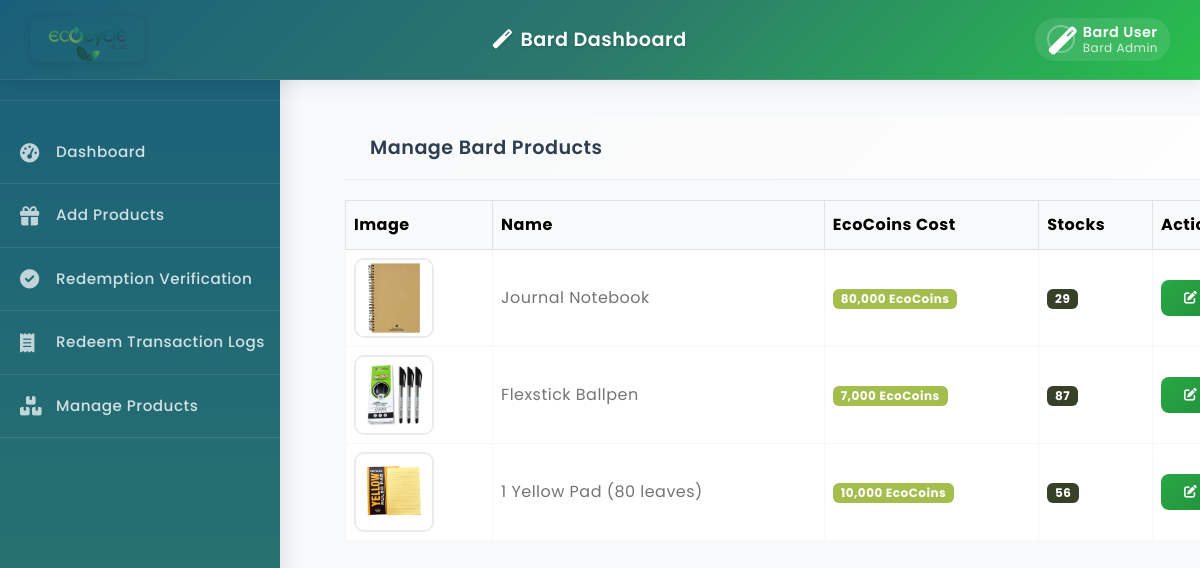
/admin/managebardproducts.php, run on an earlier commit of the app's database.
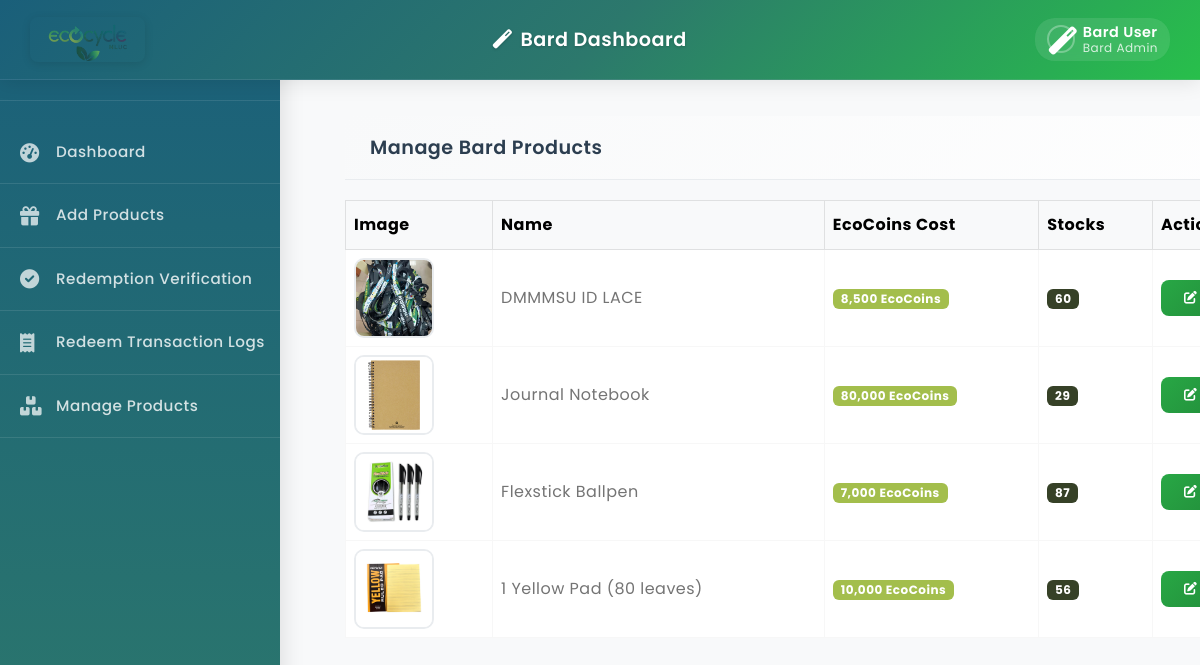
And on a later commit of the database.
### tables this page shows
CREATE TABLE `bardproducts` (
  `id` int(11) NOT NULL AUTO_INCREMENT,
  `name` varchar(255) NOT NULL,
  `description` text DEFAULT NULL,
  `ecocoins_cost` int(11) NOT NULL,
  `stocks` int(11) NOT NULL DEFAULT 0,
  `image` varchar(255) DEFAULT NULL,
  `created_at` timestamp NOT NULL DEFAULT current_timestamp(),
  `updated_at` timestamp NOT NULL DEFAULT current_timestamp() ON UPDATE current_timestamp(),
  PRIMARY KEY (`id`)
);

### admin/managebardproducts.php (the view, shortened to what this page needs)
<?php
include '../config/database.php';
$products = [];
try {
    $stmt = $pdo->query("SELECT * FROM bardproducts ORDER BY created_at DESC");
    $products = $stmt->fetchAll();
} catch (Exception $e) {
    $error_message = $e->getMessage();
}
include 'bardheader.php';
?>
<!DOCTYPE html>
<html lang="en">
<head>
    <link href="https://cdn.jsdelivr.net/npm/bootstrap@5.3.0-alpha3/dist/css/bootstrap.min.css" rel="stylesheet">
    <link rel="stylesheet" href="https://cdnjs.cloudflare.com/ajax/libs/font-awesome/6.0.0-beta3/css/all.min.css">
    <link rel="stylesheet" type="text/css" href="../css/vendor.css">
    <link rel="stylesheet" type="text/css" href="../style.css">
</head>
<body>
<?php include 'bardsidebar.php'; ?>
<div class="main-content">
    <div class="container-fluid">
    <div class="products-card" style="background:transparent;box-shadow:none;border:none;">
            <div class="card-header">
                <h5 class="card-title">Manage Bard Products</h5>
            </div>
            <div class="card-body">
                <?php if (empty($products)): ?>
                    <div class="empty-state">
                        <i class="fas fa-box-open"></i>
                        <h4>No Products Found</h4>
                        <p>No bard products have been added yet.</p>
                    </div>
                <?php else: ?>
                <div class="table-responsive">
                    <table class="table table-bordered table-hover align-middle">
                        <thead class="table-light">
                            <tr>
                                <th>Image</th>
                                <th>Name</th>
                                <th>EcoCoins Cost</th>
                                <th>Stocks</th>
                                <th>Actions</th>
                            </tr>
                        </thead>
                        <tbody>
                        <?php foreach ($products as $product): ?>
                            <tr>
                                <td><img src="../<?php echo htmlspecialchars($product['image']); ?>" class="product-img-preview" alt="<?php echo htmlspecialchars($product['name']); ?>"></td>
                                <td><?php echo htmlspecialchars($product['name']); ?></td>
                                <td><span class="badge bg-success"><?php echo number_format($product['ecocoins_cost']); ?> EcoCoins</span></td>
                                <td><span class="badge bg-secondary"><?php echo $product['stocks']; ?></span></td>
                                <td>
                                    <button class="btn btn-edit btn-action btn-sm me-1" onclick="openEditStockModal(<?php echo $product['id']; ?>, '<?php echo htmlspecialchars(addslashes($product['name'])); ?>', <?php echo $product['stocks']; ?>, <?php echo $product['ecocoins_cost']; ?>)"><i class="fas fa-edit me-1"></i>Edit</button>
                                </td>
                            </tr>
                        <?php endforeach; ?>
                        </tbody>
                    </table>
                </div>
                <?php endif; ?>
            </div>
        </div>
    </div>
</div>
</body>
</html>

What changed in the data, as far as the page shows it:
added bardproducts: image (picture), name "DMMMSU ID LACE", ecocoins_cost "8,500", stocks "60"
